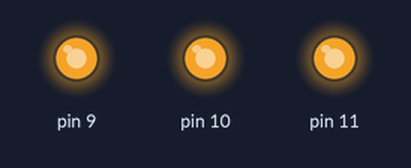
This sketch was run on a simulated Arduino Uno, built with avr-gcc and run on an emulated ATmega328P. Parts: output pins drawn as LEDs (lit = HIGH).

Above: at 0.1 s.
Timing chart, 0 to 1.6 s (numbered marks = the images above):
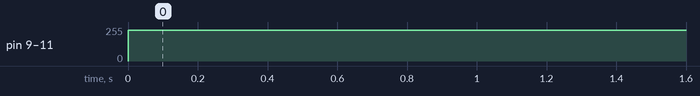

Measured:
- by itself, pin 9–11: 0/255 → 230/255 at 0.00 s

The sketch:

al_yawm.3.ino
```cpp
int rv=230,bv=230,gv=230;

void setup() {
  for(int i=9;i<12;i++){pinMode(i,OUTPUT);}
}

void loop() {
  analogWrite(9,rv);
  analogWrite(10,gv);
  analogWrite(11,bv);
}
```
